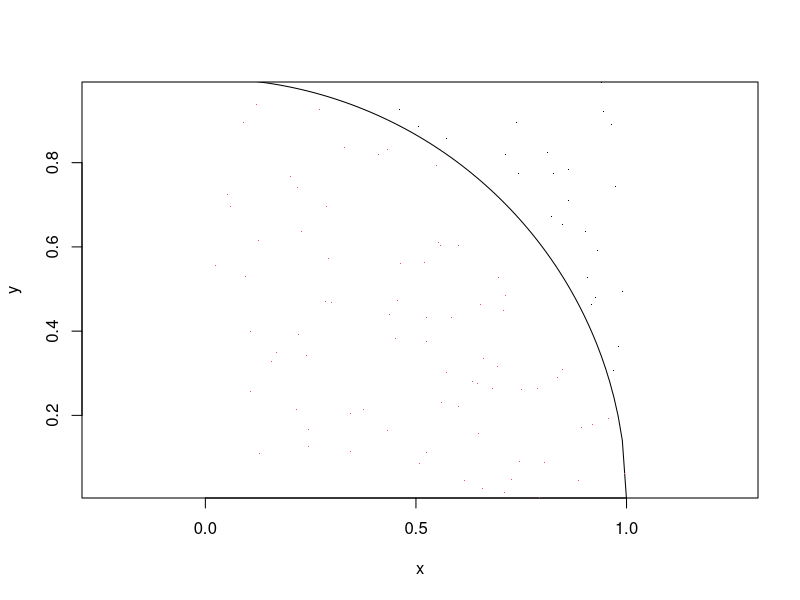

The R source for this figure:
ttnum=100
x=runif(ttnum)
y=runif(ttnum)
plot(x,y,asp=1,pch=".",xaxs="i", yaxs="i")
lines(seq(0,1,0.01),sqrt(1-(seq(0,1,0.01)^2)))
dist=sqrt(x^2+y^2)
inside=ifelse(dist <= 1,TRUE,FALSE)
points(x[inside],y[inside],col=2,pch=".")
4*(sum(inside)/ttnum)
